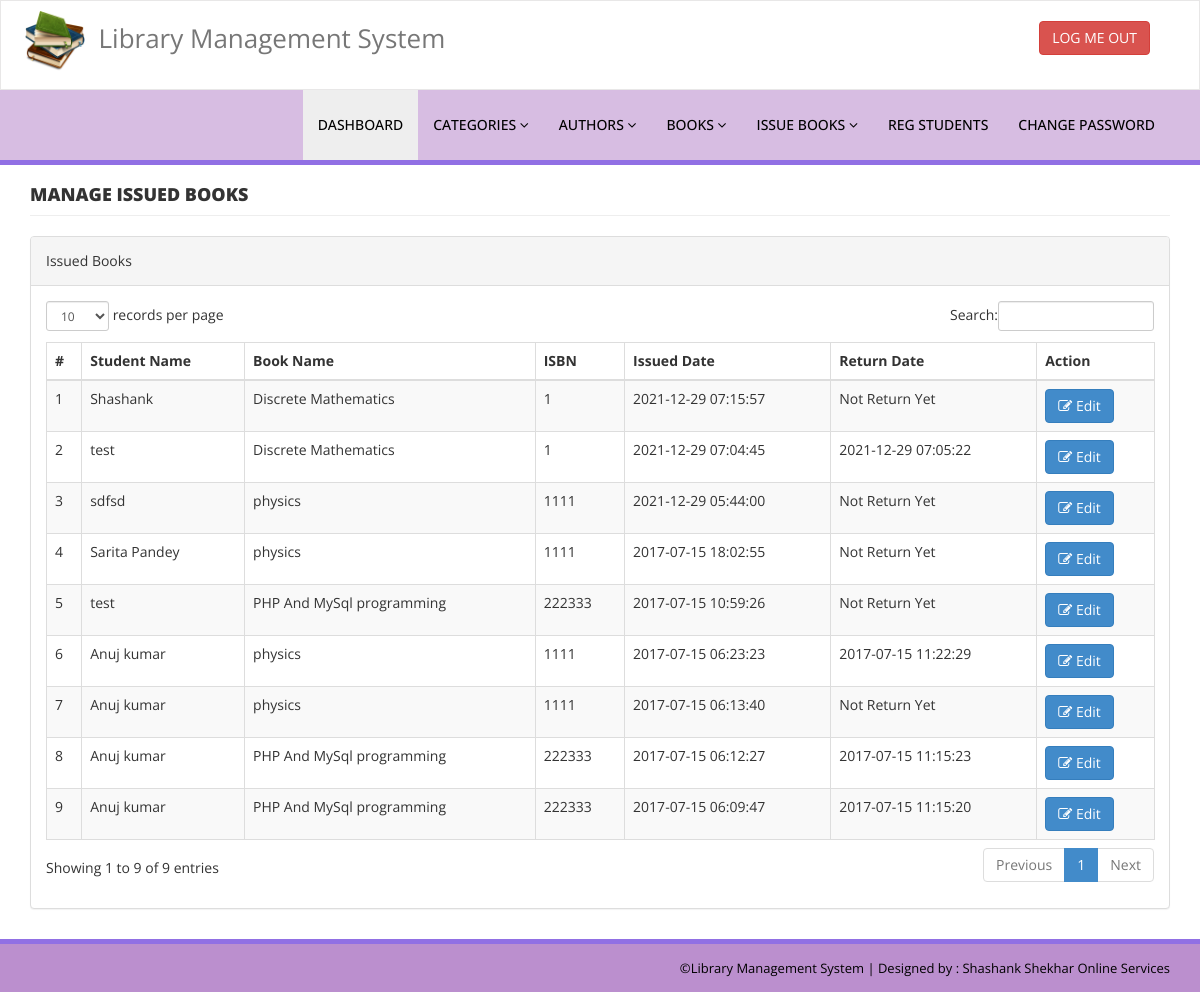
Screenshot of /admin/manage-issued-books.php (signed in) with the database file from the repository.
### tables this page shows
CREATE TABLE `tblissuedbookdetails` (
  `id` int(11) NOT NULL,
  `BookId` int(11) DEFAULT NULL,
  `StudentID` varchar(150) DEFAULT NULL,
  `IssuesDate` timestamp NULL DEFAULT current_timestamp(),
  `ReturnDate` timestamp NULL DEFAULT NULL ON UPDATE current_timestamp(),
  `RetrunStatus` int(1) DEFAULT NULL,
  `fine` int(11) DEFAULT NULL
);

CREATE TABLE `tblstudents` (
  `id` int(11) NOT NULL,
  `StudentId` varchar(100) DEFAULT NULL,
  `FullName` varchar(120) DEFAULT NULL,
  `EmailId` varchar(120) DEFAULT NULL,
  `MobileNumber` char(11) DEFAULT NULL,
  `Password` varchar(120) DEFAULT NULL,
  `Status` int(1) DEFAULT NULL,
  `RegDate` timestamp NULL DEFAULT current_timestamp(),
  `UpdationDate` timestamp NULL DEFAULT NULL ON UPDATE current_timestamp()
);

CREATE TABLE `tblbooks` (
  `id` int(11) NOT NULL,
  `BookName` varchar(255) DEFAULT NULL,
  `CatId` int(11) DEFAULT NULL,
  `AuthorId` int(11) DEFAULT NULL,
  `ISBNNumber` int(11) DEFAULT NULL,
  `BookPrice` int(11) DEFAULT NULL,
  `RegDate` timestamp NULL DEFAULT current_timestamp(),
  `UpdationDate` timestamp NULL DEFAULT NULL ON UPDATE current_timestamp()
);

### admin/manage-issued-books.php (the view, shortened to what this page needs)
<?php
include('includes/config.php');
if(strlen($_SESSION['alogin'])==0)
    {
header('location:index.php');
}
else{
    ?>
<!DOCTYPE html>
<html xmlns="http://www.w3.org/1999/xhtml">
<head>
    <link href="assets/css/bootstrap.css" rel="stylesheet" />
    <link href="assets/css/font-awesome.css" rel="stylesheet" />
    <link href="assets/js/dataTables/dataTables.bootstrap.css" rel="stylesheet" />
    <link href="assets/css/style.css" rel="stylesheet" />
</head>
<body>
<?php include('includes/header.php');?>
    <div class="content-wrapper">
         <div class="container">
        <div class="row pad-botm">
            <div class="col-md-12">
                <h4 class="header-line">Manage Issued Books</h4>
    </div>
     <div class="row">
</div>
        </div>
            <div class="row">
                <div class="col-md-12">
                    <div class="panel panel-default">
                        <div class="panel-heading">
                          Issued Books
                        </div>
                        <div class="panel-body">
                            <div class="table-responsive">
                                <table class="table table-striped table-bordered table-hover" id="dataTables-example">
                                    <thead>
                                        <tr>
                                            <th>#</th>
                                            <th>Student Name</th>
                                            <th>Book Name</th>
                                            <th>ISBN </th>
                                            <th>Issued Date</th>
                                            <th>Return Date</th>
                                            <th>Action</th>
                                        </tr>
                                    </thead>
                                    <tbody>
<?php $sql = "SELECT tblstudents.FullName,tblbooks.BookName,tblbooks.ISBNNumber,tblissuedbookdetails.IssuesDate,tblissuedbookdetails.ReturnDate,tblissuedbookdetails.id as rid from  tblissuedbookdetails join tblstudents on tblstudents.StudentId=tblissuedbookdetails.StudentId join tblbooks on tblbooks.id=tblissuedbookdetails.BookId order by tblissuedbookdetails.id desc";
$query = $dbh -> prepare($sql);
$query->execute();
$results=$query->fetchAll(PDO::FETCH_OBJ);
$cnt=1;
if($query->rowCount() > 0)
{
foreach($results as $result)
{               ?>
                                        <tr class="odd gradeX">
                                            <td class="center"><?php echo htmlentities($cnt);?></td>
                                            <td class="center"><?php echo htmlentities($result->FullName);?></td>
                                            <td class="center"><?php echo htmlentities($result->BookName);?></td>
                                            <td class="center"><?php echo htmlentities($result->ISBNNumber);?></td>
                                            <td class="center"><?php echo htmlentities($result->IssuesDate);?></td>
                                            <td class="center"><?php if($result->ReturnDate=="")
                                            {
                                                echo htmlentities("Not Return Yet");
                                            } else {
                                            echo htmlentities($result->ReturnDate);
}
                                            ?></td>
                                            <td class="center">
                                            <a href="update-issue-bookdeails.php?rid=<?php echo htmlentities($result->rid);?>"><button class="btn btn-primary"><i class="fa fa-edit "></i> Edit</button>
                                            </td>
                                        </tr>
 <?php $cnt=$cnt+1;}} ?>
                                    </tbody>
                                </table>
                            </div>
                        </div>
                    </div>
                </div>
            </div>
    </div>
    </div>
  <?php include('includes/footer.php');?>
</body>
</html>
<?php } ?>

### admin/assets/css/style.css (style rules this page uses)
.content-wrapper { margin-top:10px; height:100%; padding-bottom:10px; }
.header-line { font-weight:900; padding-bottom:10px; border-bottom:1px solid #eeeeee; text-transform:uppercase; }
.pad-botm { padding-bottom:10px; }

### rows the page displays
tblissuedbookdetails: tblstudents.FullName "Shashank", BookId.BookName "Discrete Mathematics", BookId.ISBNNumber "1", IssuesDate "2021-12-29 07:15:57"
tblissuedbookdetails: tblstudents.FullName "test", BookId.BookName "Discrete Mathematics", BookId.ISBNNumber "1", IssuesDate "2021-12-29 07:04:45", ReturnDate "2021-12-29 07:05:22"
tblissuedbookdetails: tblstudents.FullName "sdfsd", BookId.BookName "physics", BookId.ISBNNumber "1111", IssuesDate "2021-12-29 05:44:00"
tblissuedbookdetails: tblstudents.FullName "Sarita Pandey", BookId.BookName "physics", BookId.ISBNNumber "1111", IssuesDate "2017-07-15 18:02:55"
tblissuedbookdetails: tblstudents.FullName "test", BookId.BookName "PHP And MySql programming", BookId.ISBNNumber "222333", IssuesDate "2017-07-15 10:59:26"
tblissuedbookdetails: tblstudents.FullName "Anuj kumar", BookId.BookName "physics", BookId.ISBNNumber "1111", IssuesDate "2017-07-15 06:23:23", ReturnDate "2017-07-15 11:22:29"
tblissuedbookdetails: tblstudents.FullName "Anuj kumar", BookId.BookName "physics", BookId.ISBNNumber "1111", IssuesDate "2017-07-15 06:13:40"
tblissuedbookdetails: tblstudents.FullName "Anuj kumar", BookId.BookName "PHP And MySql programming", BookId.ISBNNumber "222333", IssuesDate "2017-07-15 06:12:27", ReturnDate "2017-07-15 11:15:23"
tblissuedbookdetails: tblstudents.FullName "Anuj kumar", BookId.BookName "PHP And MySql programming", BookId.ISBNNumber "222333", IssuesDate "2017-07-15 06:09:47", ReturnDate "2017-07-15 11:15:20"
